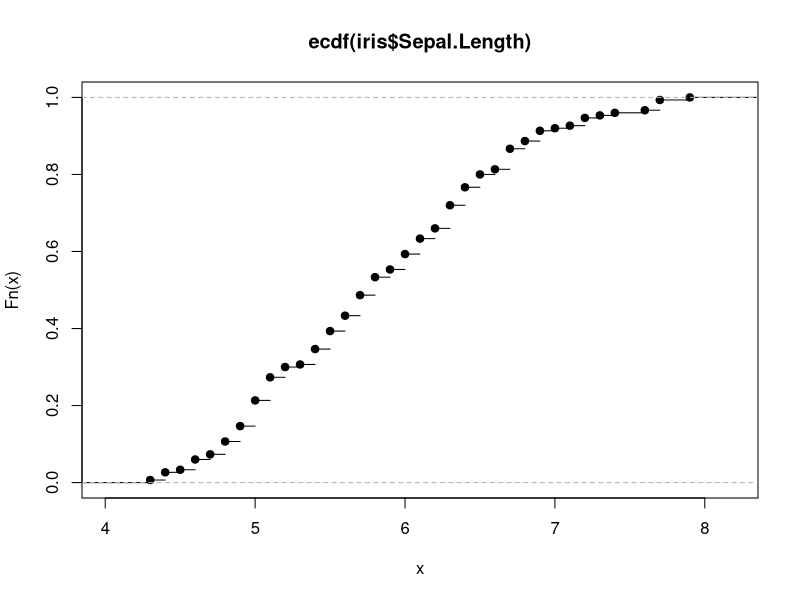

Recreate this plot in R.
###Compute an Empirical Cumulative Distribution Function###
#1Use the ecdf() function to compute the empirical cumulative distribution function for the variable Sepal.Length in the iris data set.
#the ecdf is an inspection tool that gives you a function of the dataset, so you can plot it

iris
iris_ecdf <- ecdf(iris$Sepal.Length)


#2Use the plot() function to visualise the empirical cumulative distribution function.
plot(iris_ecdf)

#3Use the knots() function on the ecdf output and compare this with the list of unique values for the variable Sepal.Length.
knots(iris_ecdf)
#this can also be achieved using a combination of the sort and the unique function
sort(unique(iris$Sepal.Length))

#we can use this to calculate the probability of having a sepal length of 6 and below:
iris_ecdf(6)
